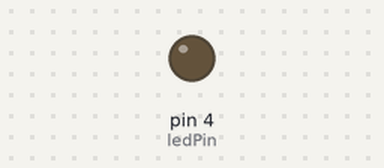
The sketch below on a simulated Arduino Uno, built with avr-gcc and run on an emulated ATmega328P. On the bench: output pins drawn as LEDs (lit = HIGH).

Above: at 0.6 s.
At 2.5 s:
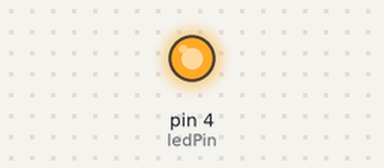
Timing chart, 0 to 6.7 s (numbered marks = the images above):
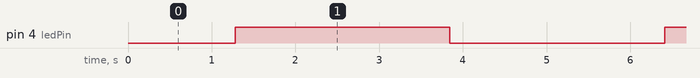

The sketch:

03_pwm.ino
```cpp
/*
  Project: Breathing LED
  Author: Keyestudio
  Function: LED의 밝기를 제어하는 방법
*/
int ledPin = 4;  //set variable ledPin to pin GPIO4
void setup() {
  // put your setup code here, to run once:
  pinMode(ledPin, OUTPUT);  //set pin GPIO4 to output
}

void loop() {
  // put your main code here, to run repeatedly:
  for (int i = 0; i <= 255; i++) {  //Loop increases the value of i from 0 to 255
    analogWrite(ledPin, i); //GPIO4 outputs as PWM and sets the PWM value to i
    delay(10);  //Delay 10ms
  }
  for (int i = 255; i >= 0; i--) {  //Loop reduces the value of i from 255 to 0
    analogWrite(ledPin, i); //GPIO4 outputs as PWM and sets the PWM value to i
    delay(10);
  }
}
```

Measured:
- by itself, pin 4 (ledPin): alternates HIGH for 2.6 s and LOW for 2.6 s
